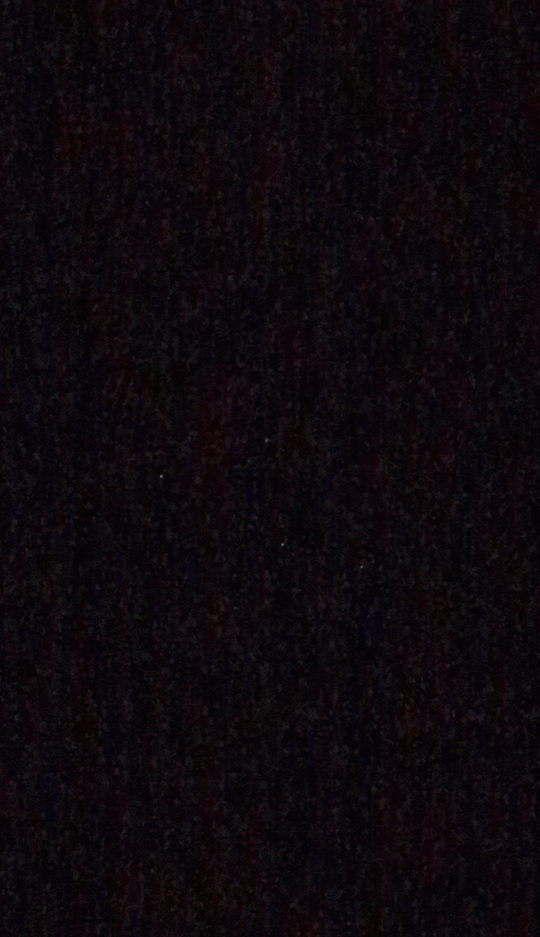
#> input picture app/src/androidTest/assets/stars/stars-1734823961245-1.1529049-73.340225-28.897032-36.548954.webp, 1080 x 1874 px (shown at 1/2 size)
$ python convert_to_webp.py ../app/src/androidTest/assets/stars/stars-1734823961245-1.1529049-73.340225-28.897032-36.548954.webp 100 100
#> lines starting #> are read from the running program, lines starting #| are printed output that depends on the picture
from PIL import Image
import matplotlib.pyplot as plt
import os
import sys

def convert_to_webp(file_path, quality, output_size):
    image = Image.open(file_path)
    image.thumbnail(output_size)
    image.save("converted.webp", "WEBP", quality=quality)
    size = os.path.getsize("converted.webp") / 1024
    return Image.open("converted.webp"), size

def process_image(file_path, output_size=(300, 300)):
#> called with output_size = (100, 100)
    original = Image.open(file_path)
#> original is the input picture: PIL image 1080x1874 RGB; mean R, G, B 13.7, 7.7, 12
    original_size = os.path.getsize(file_path) / 1024
    original.thumbnail(output_size)
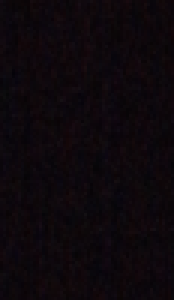
#> original: PIL image 58x100 RGB (shown 3 times larger); mean R, G, B 13.7, 7.7, 12

    # Display the images side by side in a window
    def update_quality(val):
        quality = int(val)
        converted = convert_to_webp(file_path, quality, output_size)
        ax[1].imshow(converted[0])
        ax[1].axis("off")
        ax[1].set_title(f"{quality}% ({converted[1]:.2f} KB)")
        fig.canvas.draw_idle()

    fig, ax = plt.subplots(1, 2, figsize=(10, 5))
    ax[0].imshow(original)
    ax[0].axis("off")
    ax[0].set_title(f"Original Image ({original_size:.2f} KB)")

    quality = 75
    converted = convert_to_webp(file_path, quality, output_size)
    ax[1].imshow(converted[0])
    ax[1].axis("off")
    ax[1].set_title(f"{quality}% ({converted[1]:.2f} KB)")

    slider_ax = plt.axes([0.25, 0.01, 0.50, 0.03], facecolor='lightgoldenrodyellow')
    quality_slider = plt.Slider(slider_ax, 'Quality', 1, 100, valinit=quality)
    quality_slider.on_changed(update_quality)

    plt.show()
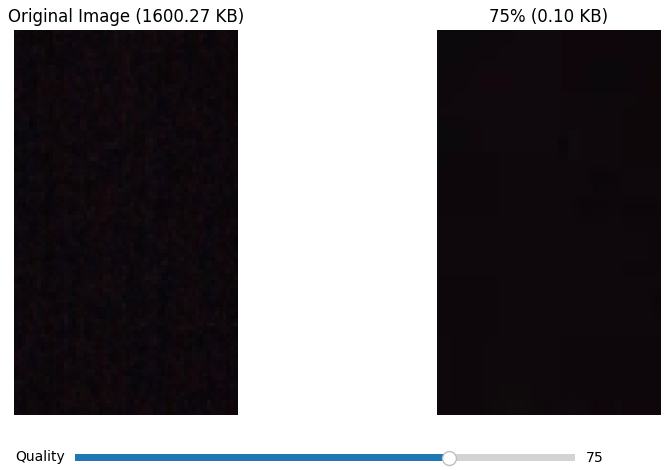
#> figure drawn by matplotlib, 3 panels

# Read file and size from command line
if len(sys.argv) > 1:
    file_path = sys.argv[1]
    if len(sys.argv) > 3:
        width = int(sys.argv[2])
        height = int(sys.argv[3])
        process_image(file_path, output_size=(width, height))
    else:
        process_image(file_path)
else:
    print("Usage: python convert_to_webp.py <file_path> [width height]")

$ run again, on app/src/androidTest/assets/stars/stars-1734825436058-350.87927-72.70908-22.595917-28.579308.webp
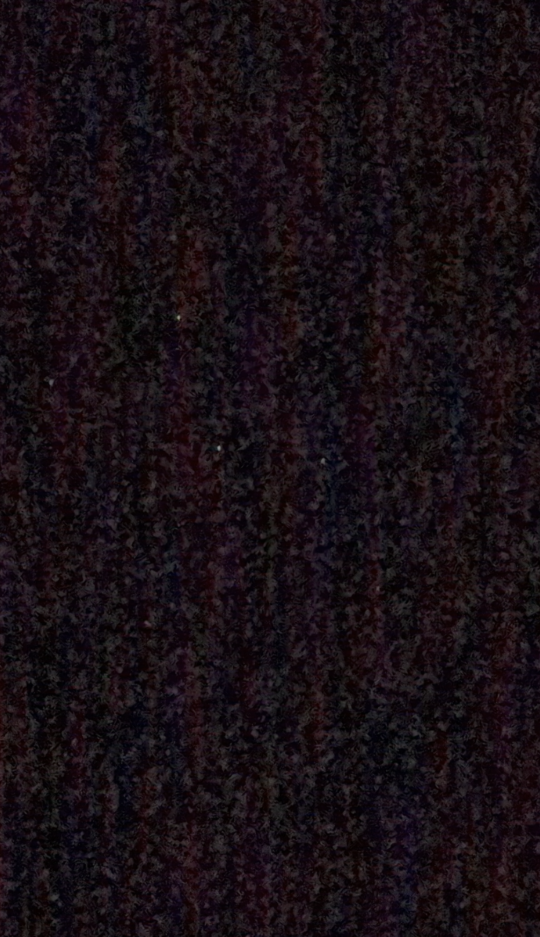
#> input picture app/src/androidTest/assets/stars/stars-1734825436058-350.87927-72.70908-22.595917-28.579308.webp, 1080 x 1874 px (shown at 1/2 size)
#> in process_image, original is the input picture: PIL image 1080x1874 RGB; mean R, G, B 24, 14.9, 20.1
#> in process_image, `original.thumbnail(output_size)`:
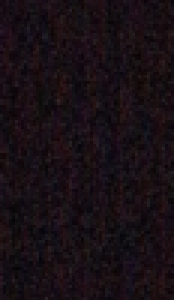
#> original: PIL image 58x100 RGB (shown 3 times larger); mean R, G, B 24, 14.9, 20.1
#> in process_image, `plt.show()`:
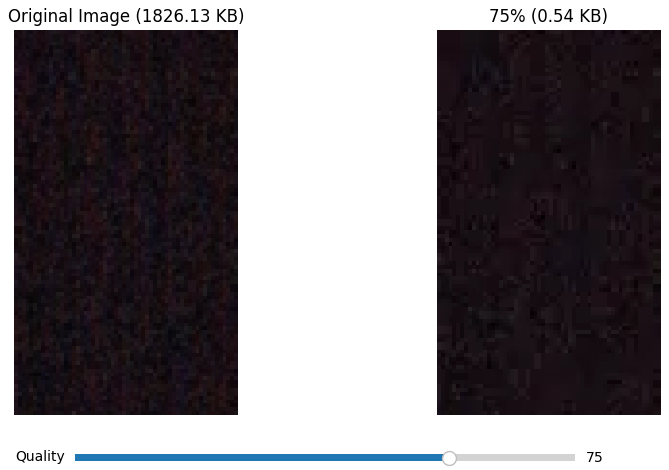
#> figure drawn by matplotlib, 3 panels

$ run again, on app/src/androidTest/assets/stars/stars-1735090825211-318.66934-48.90079-18.550833-23.463087.webp
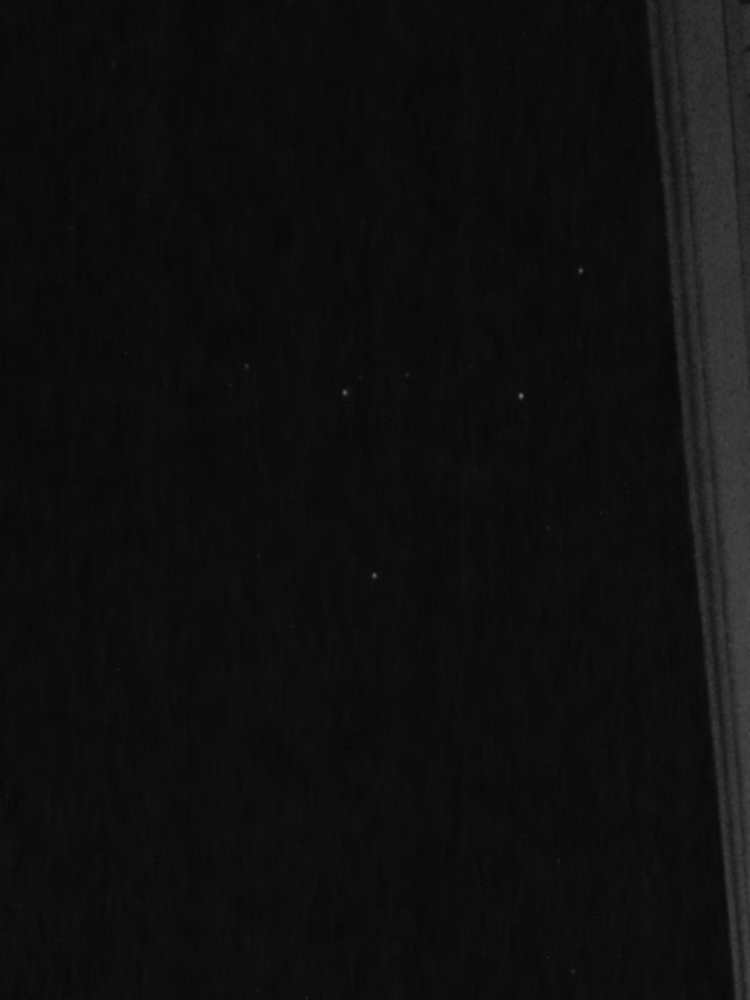
#> input picture app/src/androidTest/assets/stars/stars-1735090825211-318.66934-48.90079-18.550833-23.463087.webp, 1500 x 2000 px (shown at 1/2 size)
#> in process_image, original is the input picture: PIL image 1500x2000 RGB; min 7, max 125, mean 14.9
#> in process_image, `original.thumbnail(output_size)`:
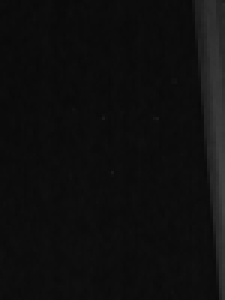
#> original: PIL image 75x100 RGB (shown 3 times larger); min 9, max 64, mean 14.9
#> in process_image, `plt.show()`:
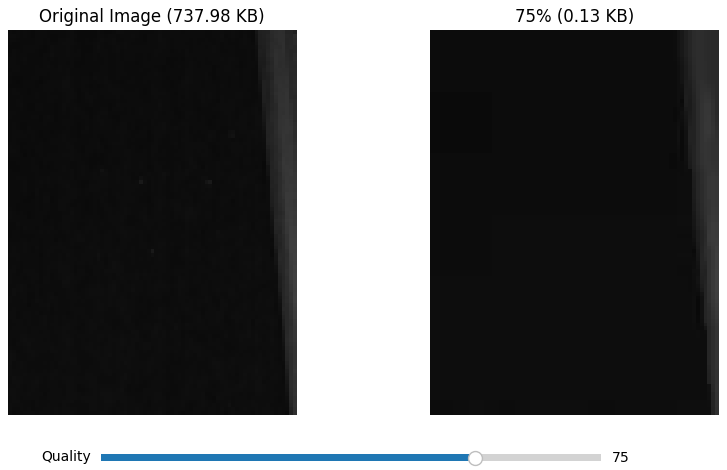
#> figure drawn by matplotlib, 3 panels
